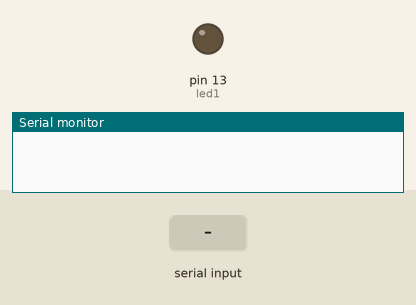
Bench run of a sketch on a simulated Arduino Uno, built with avr-gcc and run on an emulated ATmega328P. On the bench: output pins drawn as LEDs (lit = HIGH), the last lines printed to the serial monitor. The inputs (shaded band) are chosen by the test bench.

Above: at 1.2 s.
1.3 s: "light on" received over Serial
At 2.6 s:
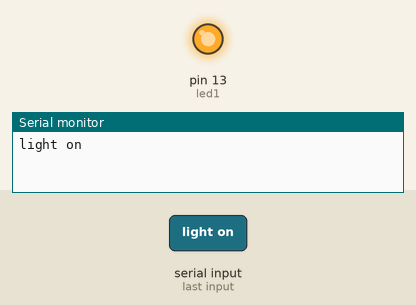
3.8 s: "good night" received over Serial
At 5.8 s:
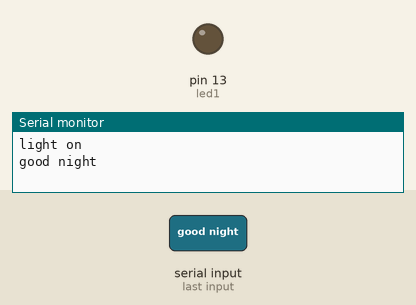
Timing chart, 0 to 7.3 s (numbered marks = the images above; inputs shaded):
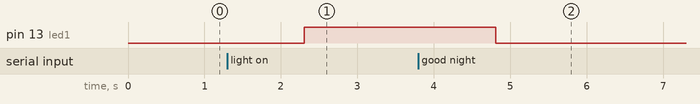

Measured:
- after the input at 1.3 s, pin 13 (led1): LOW → HIGH after 1.0 s
- after the input at 3.8 s, pin 13 (led1): HIGH → LOW after 1.0 s

The sketch:

BluetoothModuleLight.ino
```cpp
               //VARIABLE TO STORE INPUT.
int led1 = 13;                 //DECLARING "led1" PIN FOR A LED.

void setup() {
  Serial.begin(9600);          //STARTS SERIAL MONITOR AT 9600 BAUD RATE.
  pinMode(led1, OUTPUT);       //DEFINING "led1" AS A OUTPUT.
}

void loop() {
  if ( Serial.available())
  {
    String command = Serial.readString();    //READS THE DATA AND STORES IT AS A VARIABLE.
    Serial.println(command);     //PRINTS THE INPUT.

    if(command == "light on"){
      digitalWrite(led1,HIGH);
    }
    else if(command == "good night"){
      digitalWrite(led1, LOW);
    }
    else{
      Serial.println("Wrong Command");
    }
    delay(1000);
  }
}
```
